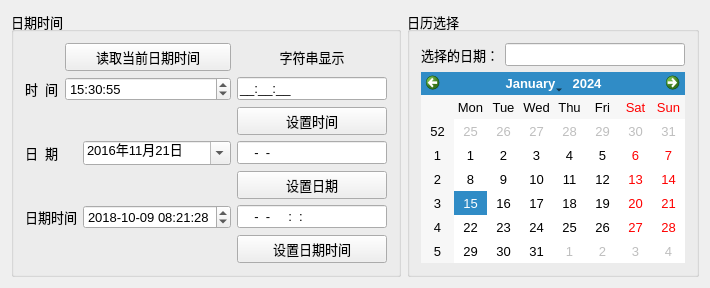
<?xml version="1.0" encoding="UTF-8"?>
<ui version="4.0">
 <class>Widget</class>
 <widget class="QWidget" name="Widget">
  <property name="geometry">
   <rect>
    <x>0</x>
    <y>0</y>
    <width>688</width>
    <height>283</height>
   </rect>
  </property>
  <property name="font">
   <font>
    <pointsize>10</pointsize>
   </font>
  </property>
  <property name="windowTitle">
   <string>Demo3_4 日期时间</string>
  </property>
  <layout class="QHBoxLayout" name="horizontalLayout">
   <item>
    <widget class="QGroupBox" name="groupBox_2">
     <property name="title">
      <string>日期时间</string>
     </property>
     <layout class="QGridLayout" name="gridLayout">
      <item row="0" column="1" colspan="2">
       <widget class="QPushButton" name="btnGetTime">
        <property name="text">
         <string>读取当前日期时间</string>
        </property>
       </widget>
      </item>
      <item row="1" column="0">
       <widget class="QLabel" name="label">
        <property name="text">
         <string>时  间</string>
        </property>
       </widget>
      </item>
      <item row="1" column="1" colspan="2">
       <widget class="QTimeEdit" name="timeEdit">
        <property name="displayFormat">
         <string>HH:mm:ss</string>
        </property>
        <property name="calendarPopup">
         <bool>true</bool>
        </property>
        <property name="time">
         <time>
          <hour>15</hour>
          <minute>30</minute>
          <second>55</second>
         </time>
        </property>
       </widget>
      </item>
      <item row="1" column="3">
       <widget class="QLineEdit" name="editTime">
        <property name="inputMask">
         <string>99:99:99;_</string>
        </property>
       </widget>
      </item>
      <item row="2" column="3">
       <widget class="QPushButton" name="btnSetTime">
        <property name="text">
         <string>设置时间</string>
        </property>
       </widget>
      </item>
      <item row="3" column="0">
       <widget class="QLabel" name="label_2">
        <property name="text">
         <string>日  期</string>
        </property>
       </widget>
      </item>
      <item row="3" column="2">
       <widget class="QDateEdit" name="dateEdit">
        <property name="currentSection">
         <enum>QDateTimeEdit::YearSection</enum>
        </property>
        <property name="displayFormat">
         <string>yyyy年M月d日</string>
        </property>
        <property name="calendarPopup">
         <bool>true</bool>
        </property>
        <property name="currentSectionIndex">
         <number>0</number>
        </property>
        <property name="date">
         <date>
          <year>2016</year>
          <month>11</month>
          <day>21</day>
         </date>
        </property>
       </widget>
      </item>
      <item row="3" column="3">
       <widget class="QLineEdit" name="editDate">
        <property name="inputMask">
         <string>9999-99-99</string>
        </property>
       </widget>
      </item>
      <item row="4" column="3">
       <widget class="QPushButton" name="btnSetDate">
        <property name="text">
         <string>设置日期</string>
        </property>
       </widget>
      </item>
      <item row="5" column="0" colspan="2">
       <widget class="QLabel" name="label_3">
        <property name="text">
         <string>日期时间</string>
        </property>
       </widget>
      </item>
      <item row="5" column="2">
       <widget class="QDateTimeEdit" name="dateTimeEdit">
        <property name="dateTime">
         <datetime>
          <hour>8</hour>
          <minute>21</minute>
          <second>28</second>
          <year>2018</year>
          <month>10</month>
          <day>9</day>
         </datetime>
        </property>
        <property name="date">
         <date>
          <year>2018</year>
          <month>10</month>
          <day>9</day>
         </date>
        </property>
        <property name="time">
         <time>
          <hour>8</hour>
          <minute>21</minute>
          <second>28</second>
         </time>
        </property>
        <property name="maximumDateTime">
         <datetime>
          <hour>23</hour>
          <minute>59</minute>
          <second>59</second>
          <year>3000</year>
          <month>12</month>
          <day>31</day>
         </datetime>
        </property>
        <property name="minimumDateTime">
         <datetime>
          <hour>0</hour>
          <minute>0</minute>
          <second>0</second>
          <year>1763</year>
          <month>9</month>
          <day>14</day>
         </datetime>
        </property>
        <property name="minimumDate">
         <date>
          <year>1763</year>
          <month>9</month>
          <day>14</day>
         </date>
        </property>
        <property name="currentSection">
         <enum>QDateTimeEdit::YearSection</enum>
        </property>
        <property name="displayFormat">
         <string>yyyy-MM-dd HH:mm:ss</string>
        </property>
        <property name="calendarPopup">
         <bool>false</bool>
        </property>
        <property name="currentSectionIndex">
         <number>0</number>
        </property>
        <property name="timeSpec">
         <enum>Qt::LocalTime</enum>
        </property>
       </widget>
      </item>
      <item row="5" column="3">
       <widget class="QLineEdit" name="editDateTime">
        <property name="minimumSize">
         <size>
          <width>150</width>
          <height>0</height>
         </size>
        </property>
        <property name="inputMask">
         <string>9999-99-99 99:99:99</string>
        </property>
       </widget>
      </item>
      <item row="6" column="3">
       <widget class="QPushButton" name="btnSetDateTime">
        <property name="text">
         <string>设置日期时间</string>
        </property>
       </widget>
      </item>
      <item row="0" column="3">
       <widget class="QLabel" name="LabDateTime">
        <property name="text">
         <string>字符串显示</string>
        </property>
        <property name="alignment">
         <set>Qt::AlignCenter</set>
        </property>
       </widget>
      </item>
     </layout>
    </widget>
   </item>
   <item>
    <widget class="QGroupBox" name="groupBox_3">
     <property name="title">
      <string>日历选择</string>
     </property>
     <layout class="QGridLayout" name="gridLayout_3">
      <item row="0" column="1">
       <widget class="QLineEdit" name="editCalendar"/>
      </item>
      <item row="1" column="0" colspan="2">
       <widget class="QCalendarWidget" name="calendarWidget">
        <property name="gridVisible">
         <bool>false</bool>
        </property>
       </widget>
      </item>
      <item row="0" column="0">
       <widget class="QLabel" name="label_5">
        <property name="text">
         <string>选择的日期：</string>
        </property>
       </widget>
      </item>
     </layout>
    </widget>
   </item>
  </layout>
 </widget>
 <layoutdefault spacing="6" margin="11"/>
 <resources/>
 <connections/>
</ui>
